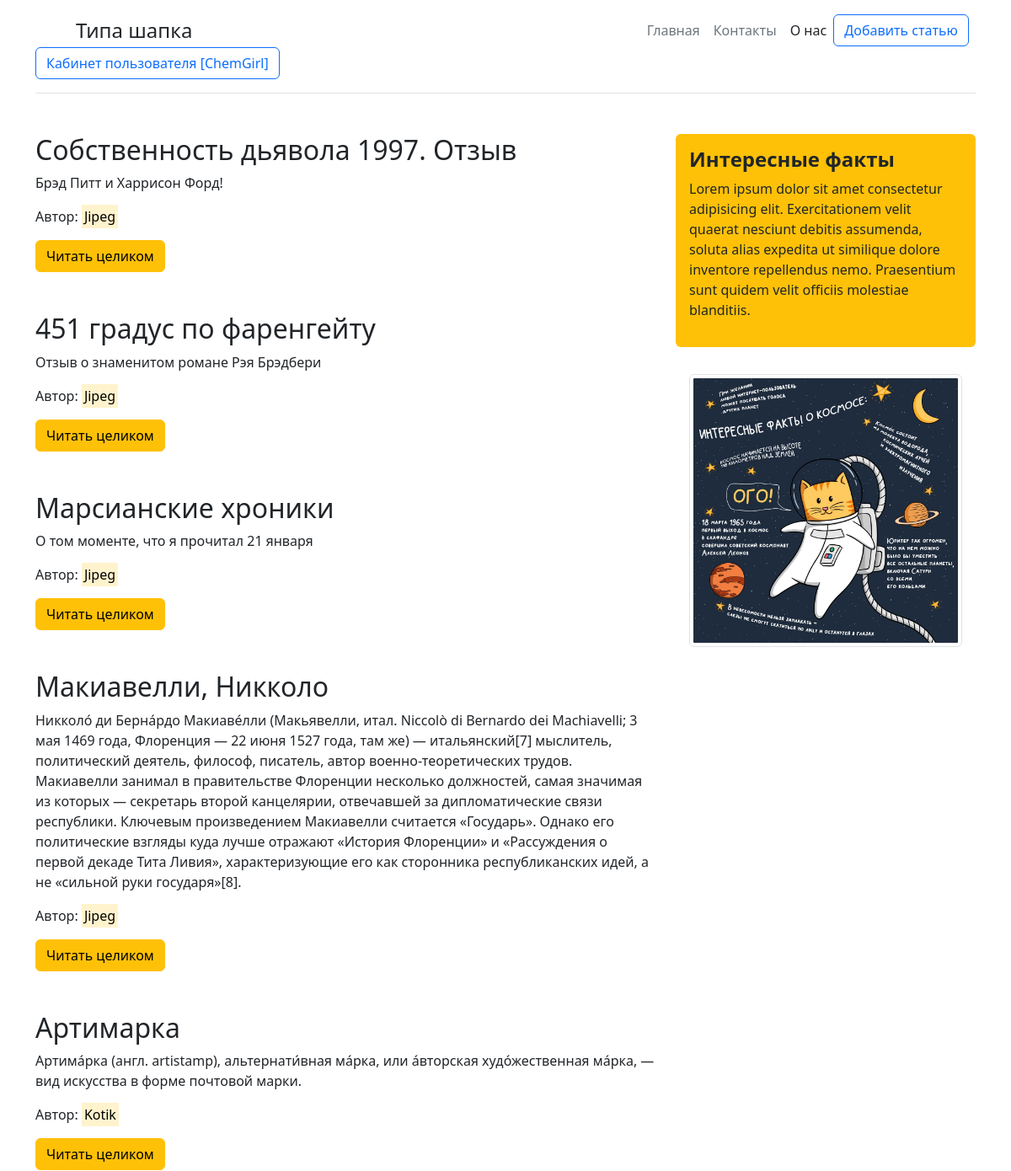
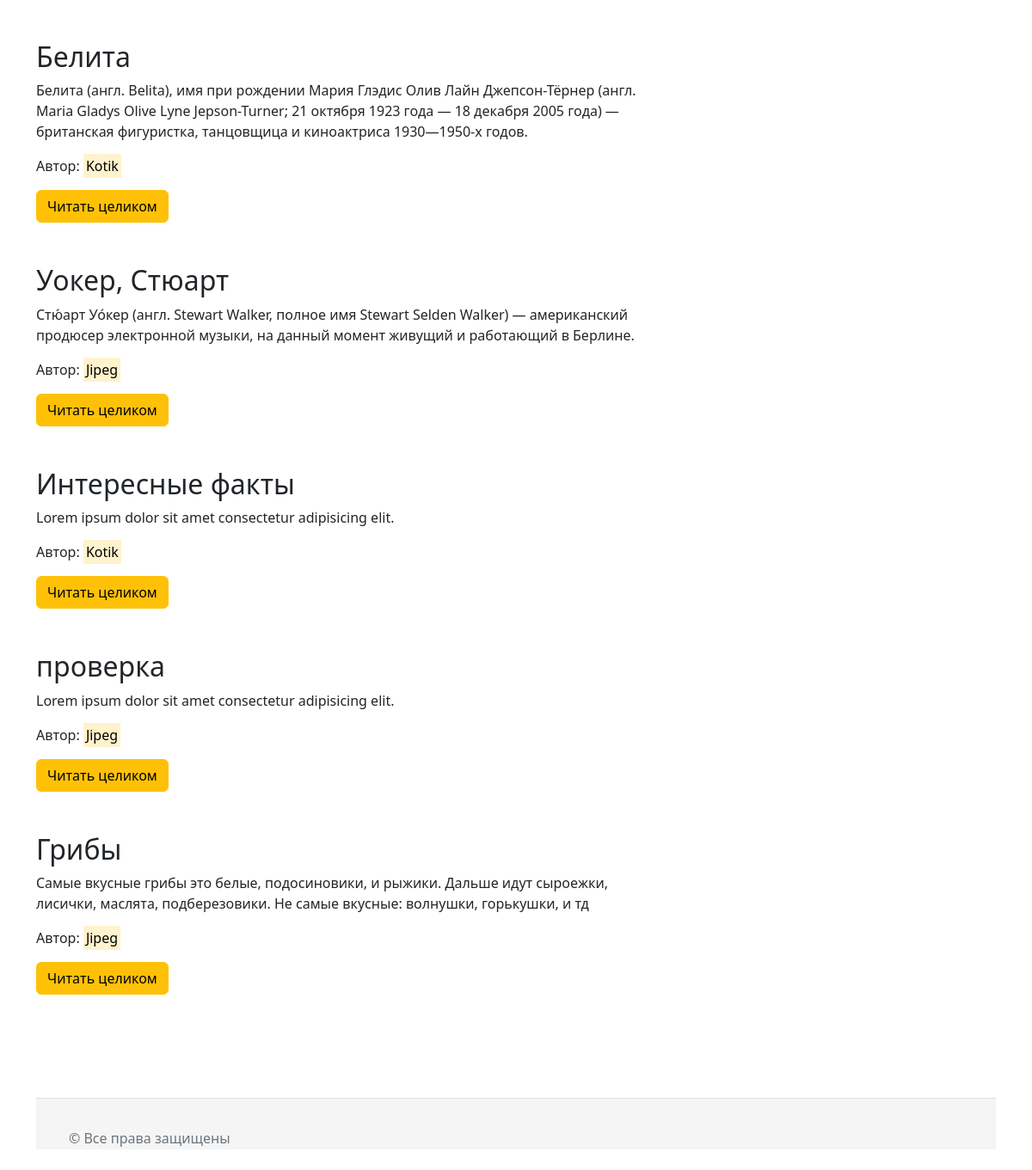
Page / (signed in) on the committed database (2 pictures, top to bottom).
### tables this page shows
CREATE TABLE `articles` (
  `id` int(11) NOT NULL,
  `title` varchar(255) NOT NULL,
  `intro` text NOT NULL,
  `text` text NOT NULL,
  `date` int(30) NOT NULL,
  `author` varchar(50) NOT NULL
);

### index.php (the view, shortened to what this page needs)
<!DOCTYPE html>
<html lang="en">
<head>
<?php
require 'blocks/head.php';
?>
</head>
<body>
<?php require 'blocks/header.php'; ?>
<main class="container mt-5">
  <div class="row">
      <div class="col-md-8 mb-5">
          <?php
            require_once 'db/db1.php';
            $sql = 'SELECT * from articles ORDER BY `date` DESC';
            $query = $pdo->query($sql);
            while($row = $query->fetch(PDO::FETCH_OBJ)) {
              echo "<h2 >$row->title</h2>
              <p>$row->intro</p>
              <p>Автор: <mark>$row->author</mark></p>
              <a href='articles.php?id=$row->id'>
                <button class='btn btn-warning mb-5' href='qwe.php'>Читать целиком</button>
              </a>";
            }
          ?>
      </div>
      <?php require 'blocks/aside.php'; ?>
  </div>
</main>
<?php require 'blocks/footer.php'; ?>
</body>
</html>

### rows in the picture
articles: title "Собственность дьявола 1997. Отзыв", intro "Брэд Питт и Харрисон Форд!", author "Jipeg"
articles: title "451 градус по фаренгейту", intro "Отзыв о знаменитом романе Рэя Брэдбери", author "Jipeg"
articles: title "Марсианские хроники", intro "О том моменте, что я прочитал 21 января", author "Jipeg"
articles: title "Макиавелли, Никколо", intro "Никколо́ ди Берна́рдо Макиаве́лли (Макьявелли, итал. Niccolò di Bernardo dei Machiavelli; 3 мая 1469 года, Флоренция — 22 июня 1527 года, там же) — итальянский[7] мыслитель, политический деятель, философ, писатель, автор военно-теоретических трудов. Макиавелли занимал в правительстве Флоренции несколько должностей, самая значимая из которых — секретарь второй канцелярии, отвечавшей за дипломатические связи республики. Ключевым произведением Макиавелли считается «Государь». Однако его политические взгляды куда лучше отражают «История Флоренции» и «Рассуждения о первой декаде Тита Ливия», характеризующие его как сторонника республиканских идей, а не «сильной руки государя»[8].", author "Jipeg"
articles: title "Артимарка", intro "Артима́рка (англ. artistamp), альтернати́вная ма́рка, или а́вторская худо́жественная ма́рка, — вид искусства в форме почтовой марки.", author "Kotik"
articles: title "Белита", intro "Белита (англ. Belita), имя при рождении Мария Глэдис Олив Лайн Джепсон-Тёрнер (англ. Maria Gladys Olive Lyne Jepson-Turner; 21 октября 1923 года — 18 декабря 2005 года) — британская фигуристка, танцовщица и киноактриса 1930—1950-х годов.", author "Kotik"
articles: title "Уокер, Стюарт", intro "Стю́арт Уо́кер (англ. Stewart Walker, полное имя Stewart Selden Walker) — американский продюсер электронной музыки, на данный момент живущий и работающий в Берлине.", author "Jipeg"
articles: title "Интересные факты", intro "Lorem ipsum dolor sit amet consectetur adipisicing elit.", author "Kotik"
articles: title "проверка", intro "Lorem ipsum dolor sit amet consectetur adipisicing elit.", author "Jipeg"
articles: title "Грибы", intro "Самые вкусные грибы это белые, подосиновики, и рыжики. Дальше идут сыроежки, лисички, маслята, подберезовики. Не самые вкусные: волнушки, горькушки, и тд", author "Jipeg"

### other values in the picture
$_COOKIE['log'] "ChemGirl"
